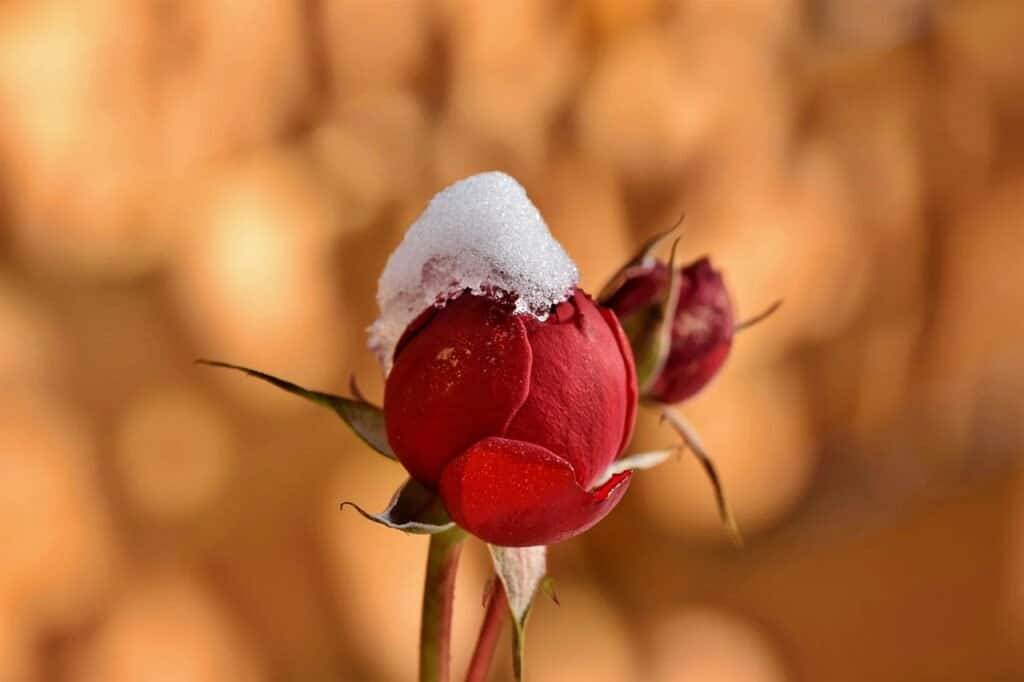
#> input picture Image/test.jpg, 1024 x 682 px, found by its file name
$ python ImageOperator.py
#> lines starting #> are read from the running program, lines starting #| are printed output that depends on the picture; after the words box and inside, x2 and y2 are one past the last pixel; in counts of white or black regions, pixels touching at a corner belong together
import cv2
from matplotlib import pyplot as plt

class ImageOperator:
    def __init__(self, imagePath):
        '''
            initialize the image path and image object
            imagePath = 'path of the image'
        '''
        print(cv2.__version__)
        self.imagePath = imagePath
        self.img = cv2.imread(self.imagePath)
#> self.img is the input picture: shape (682, 1024, 3); mean B, G, R 60.4, 110.8, 184

        self.shapeDict = {
            'circle' : '''cv2.circle(*args)''',
            'rectangle' : '''cv2.rectangle(*args)'''
        }

    def getImgShape(self):
        '''
            Get the shape of the image
        '''
        return self.img.shape

    def resize(self, width, height, inplace = True):
        '''
            Resize the image to the given width and height
            width = 'width'
            height = 'height'
            inplace = 'Boolean to indicate if the image should be resized inplace or not'
            returns : 'resized image'
        '''
#> called with width = 500, height = 500, inplace = True
        # pass
        img = cv2.resize(self.img, (width, height))
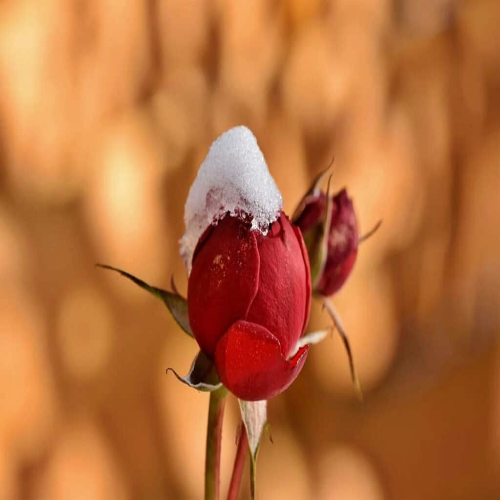
#> img: shape (500, 500, 3); mean B, G, R 60.3, 110.7, 183.9
        if inplace:
            self.img = img
            return self.img
        return img

    def crop(self, origin_point, width, height,  inplace = True):
        '''
            crop the image to the given width and height
            orgin_point = 'origin point of the image from top left corner'
            width = 'width of the image'
            height = 'height of the image'
            inplace = 'Boolean to indicate if the image should be resized inplace or not'
            returns : 'cropped image'
        '''
#> called with origin_point = (200, 200), width = 400, height = 400, inplace = True
        img = self.img[origin_point[1]:origin_point[1]+height, origin_point[0]:origin_point[0]+width]
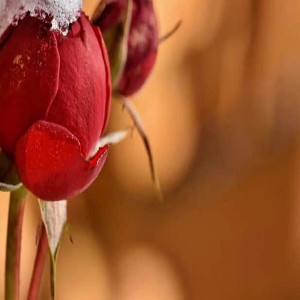
#> img: shape (300, 300, 3); mean B, G, R 42.5, 79.4, 157.6
        if inplace:
            self.img = img
            return self.img
        return img

    def putLabel(self, label, origin_point, color = (255, 0, 0), thickness = 2,  inplace = True):
        '''
            Put the label on the image
            label = 'label to be put on the image'
            origin_point = 'origin point of the label from top left corner'
            color = 'color of the label'
            thickness = 'thickness of the label'
            returns : 'image with the label'
        '''
#> called with label = 'Rose', origin_point = (50, 50), color = (0, 255, 0), thickness = 2, inplace = True
        img = cv2.putText(self.img, label, origin_point, cv2.FONT_HERSHEY_SIMPLEX, 1, color, thickness)
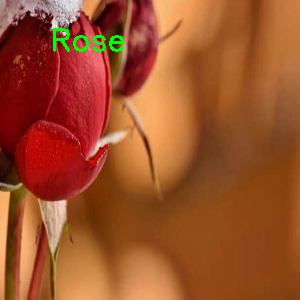
#> img: shape (300, 300, 3); 0.66% of pixels changed, all inside (x1, y1, x2, y2) = (53, 28, 124, 52)
        if inplace:
            self.img = img
            return self.img
        return img

    def save(self, savePath):
        '''
            Save the image to the given path
            savePath = 'path to save the image'
        '''
        cv2.imwrite(savePath, self.img)


    def putShape(self, shape, args, inplace = True):
        '''
            Put the shape on the image
            shape = 'shape to be drawn'
            args = 'list of the argument to be passed to the function'
            returns : 'image with the shape'

            Note : Please have a look at the opencv documentation for the 'args'
            'args' must match with the number of parameters with the respective function
        '''
        if inplace:
            args = [self.img] +args
        else:
            args = [self.img.copy()] + args

        if shape in self.shapeDict.keys():
            img = eval(self.shapeDict[shape])
            return img
        else:
            print('Please check for shape')
            print('we provide following shapes \n' + '\n'.join(self.shapeDict.keys()))
            return None

    def monoColor(self):
        '''
            Check if the image is monochrome or not
        '''
        pass

    def showImageCLI(self, label = 'image'):
        '''
            Show the image on python console
        '''
        cv2.imshow(label, self.img)
        cv2.waitKey(0)
        cv2.destroyAllWindows()

    def showImageNotebook(self, label = 'image'):
        '''
            show the image on Jupyter Notebook
            problem with plt imshow
            image is change
        '''
        plt.imshow(self.img)
        plt.show()


if __name__ == '__main__':
    ImgOperator = ImageOperator('/home/adithya/imp_repos/opencvLearning/Image/test.jpg')

    ImgOperator.showImageCLI(label = 'Original Image')

    print('Shape of image before resizing' + str(ImgOperator.getImgShape()))

    ImgOperator.resize(500, 500, inplace = True)

    print('Shape of image after resizing' + str(ImgOperator.getImgShape()))

    ImgOperator.showImageCLI(label = 'Resized Image')

    ImgOperator.crop((200, 200), 400, 400, inplace = True)

    ImgOperator.showImageCLI(label = 'Cropped Image')

    ImgOperator.putLabel('Rose', (50, 50), color = (0, 255, 0), thickness = 2, inplace = True)

    ImgOperator.showImageNotebook(label = 'Image with Label')
